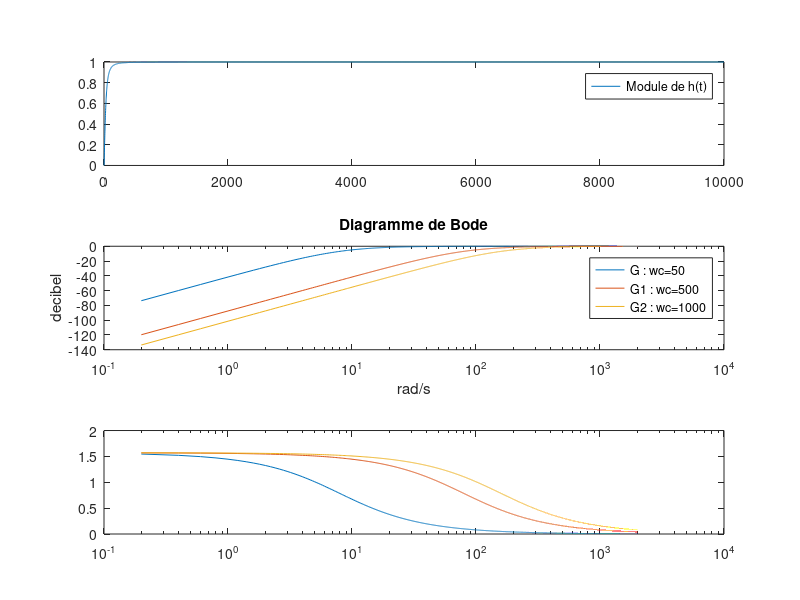

MATLAB code for this plot:
clear all
close all
clc
%%%%%%%%%%%%%%%%%%%%%%%%%%%%%%%%%%%%%%%%%%%%
%partie 1

Te = 5*1e-4;
f1 = 500;
f2 = 400;
f3 = 50;
t = 0:Te:5-Te;
fe = 1/Te;
N = length(t);

fshift = (-N/2:N/2-1)*(fe/N);
f = (0:N-1)*(fe/N);

x = sin(2*pi*f1*t)+sin(2*f2*pi*t)+sin(2*pi*f3*t);
y = fft(x);
%{
subplot(2,1,1)
plot(t,x)

subplot(2,1,2)
plot(fshift, fftshift(abs(y)));
%}

k = 1;
wc = 50;
wc1 = 500;
wc2 = 1000;

h = (k*1j*((2*pi*f)/wc))./(1+1j*((2*pi*f)/wc));
h1 = (k*1j*((2*pi*f)/wc1))./(1+1j*((2*pi*f)/wc1));
h2 = (k*1j*((2*pi*f)/wc2))./(1+1j*((2*pi*f)/wc2));

G = 20*log(abs(h));     %diagramme de bode
G1 = 20*log(abs(h1));
G2 = 20*log(abs(h2));

P = angle(h);
P1 = angle(h1);
P2 = angle(h2);

subplot(3,1,1)
semilogx(abs(h))
plot(abs(h))
legend("Module de h(t)")

subplot(3,1,2)
semilogx(f,G,f,G1,f,G2);
title("Diagramme de Bode")
xlabel("rad/s")
ylabel("decibel")
legend("G : wc=50","G1 : wc=500","G2 : wc=1000")

subplot(3,1,3)
semilogx(f,P,f,P1,f,P2)
%legend("P","P1","P2")


